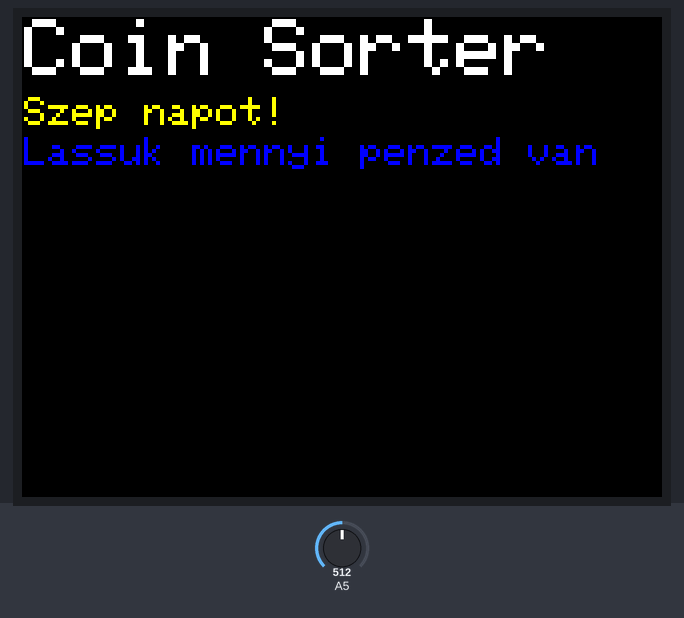
Recording of a sketch running on a simulated Arduino Leonardo, built with avr-gcc and run on an emulated ATmega32U4. Parts: 320×240 colour display. The inputs (shaded band) are chosen by the test bench; at power-on: A5 = 512. What the sketch prints to the serial monitor is not drawn.

Above: at 1.4 s.
1.5 s: A5 set to 109
3.4 s: A5 set to 92
At 4.7 s:
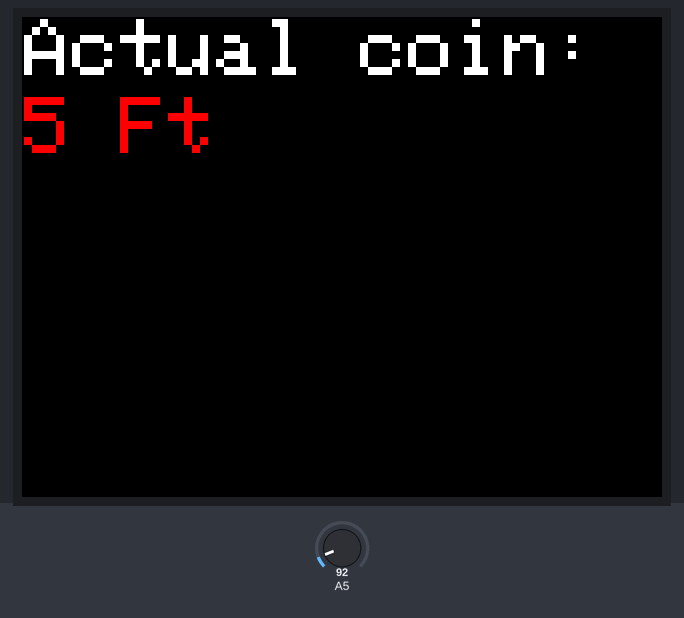
7.4 s: A5 set to 50
At 10.6 s:
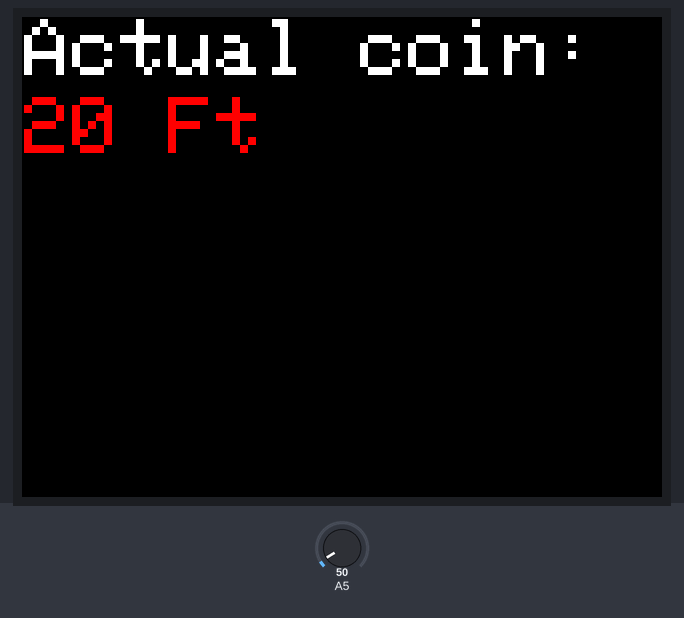
10.9 s: A5 set to 110
Timing chart, 0 to 13.4 s (numbered marks = the images above; inputs shaded):
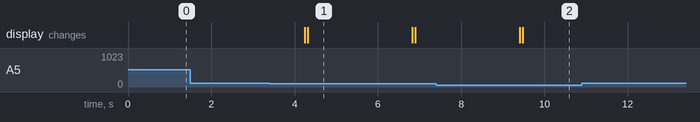

Measured:
- the behaviour switches between 100 and 99 on A5 (found by bisection; images 0 and 1)
- after the input at 1.5 s, every drawn part: stays the same
- after the input at 3.4 s, the display: first changes after 0.84 s (image 1 shows a later state)
- after the input at 7.4 s, the display: first differs from a run without the input after 2.1 s (image 2)
- after the input at 10.9 s, every drawn part: stays the same
- what the display in image 1 shows lasts 2.5 s, from 4.3 s to 6.8 s

The sketch:

proba.ino
```cpp
#include <Adafruit_GFX.h>    // Core graphics library
#include <Adafruit_TFTLCD.h> // Hardware-specific library

#define LCD_CS A3 // Chip Select goes to Analog 3
#define LCD_CD A2 // Command/Data goes to Analog 2
#define LCD_WR A1 // LCD Write goes to Analog 1
#define LCD_RD A0 // LCD Read goes to Analog 0

#define LCD_RESET A4 // Can alternately just connect to Arduino's reset pin

#define  BLACK   0x0000
#define BLUE    0x001F
#define RED     0xF800
#define GREEN   0x07E0
#define CYAN    0x07FF
#define MAGENTA 0xF81F
#define YELLOW  0xFFE0
#define WHITE   0xFFFF

Adafruit_TFTLCD tft(LCD_CS, LCD_CD, LCD_WR, LCD_RD, LCD_RESET);

void setup() {
  Serial.begin(9600);
  Serial.println(F("TFT LCD test"));
  Serial1.begin(9600);

#ifdef USE_ADAFRUIT_SHIELD_PINOUT
  Serial.println(F("Using Adafruit 2.8\" TFT Arduino Shield Pinout"));
#else
  Serial.println(F("Using Adafruit 2.8\" TFT Breakout Board Pinout"));
#endif

  Serial.print("TFT size is "); Serial.print(tft.width()); Serial.print("x"); Serial.println(tft.height());

  tft.reset();

  uint16_t identifier = tft.readID();
  if (identifier = 101) {
    identifier = 0x9341;
  }

  if (identifier == 0x9325) {
    Serial.println(F("Found ILI9325 LCD driver"));
  } else if (identifier == 0x9328) {
    Serial.println(F("Found ILI9328 LCD driver"));
  } else if (identifier == 0x7575) {
    Serial.println(F("Found HX8347G LCD driver"));
  } else if (identifier == 0x9341) {
    Serial.println(F("Found ILI9341 LCD driver"));
  } else if (identifier == 0x8357) {
    Serial.println(F("Found HX8357D LCD driver"));
  } else {
    Serial.print(F("Unknown LCD driver chip: "));
    Serial.println(identifier, HEX);
    Serial.println(F("If using the Adafruit 2.8\" TFT Arduino shield, the line:"));
    Serial.println(F("  #define USE_ADAFRUIT_SHIELD_PINOUT"));
    Serial.println(F("should appear in the library header (Adafruit_TFT.h)."));
    Serial.println(F("If using the breakout board, it should NOT be #defined!"));
    Serial.println(F("Also if using the breakout, double-check that all wiring"));
    Serial.println(F("matches the tutorial."));
    return;
  }

  tft.begin(identifier);
  tft.setRotation(1);
  welcome();
}

//int sum = 0;
void loop() {
  tft.setRotation(1);

Serial.println(); Serial.println(analogRead(A5));

  int solar = analogRead(A5);
  Serial.println(solar);
  coinsput(solar);
 delay (2000);

}

bool coinsput(int solar)
{
  bool van_erme = false;
  if ( solar < 100 ) {
   van_erme = true;
  }
  bool r = false;
  if (van_erme) {
    r = true;
  }
  while (van_erme) {
    //erme vizsgálat hogy milyen érme van

    //cimek:0-5-ig 5-200-ig növekvősorrendbe
    //6 -> össz érme


    String erme_neve = ""; //ide a megvizsgált érme neve kell (5-200)

    if ( solar < 20 ) {
      erme_neve = 200;
    }
    else {
      if ( solar < 30 ) {
        erme_neve = 100;
      }
      else {
        if ( solar < 40 ) {
          erme_neve = 50;
        }
        else {
          if ( solar < 60 ) {
            erme_neve = 20;
          }
          else {
            if ( solar < 80 ) {
              erme_neve = 10;
            }
            else {
              if ( solar < 100 ) {
                erme_neve = 5;
              }
            }
          }
        }
      }
    }

    tft.fillScreen(BLACK);
  unsigned long start = micros();
  tft.setCursor(1, 1);
  tft.setTextColor(WHITE);  tft.setTextSize(4);
  tft.println("Actual coin:");
  tft.setCursor(1, 40);
  tft.setTextColor(RED); tft.setTextSize(4);
  tft.print(erme_neve); tft.println(" Ft");
    van_erme = false;
    delay(500);
  }

  return r;
}


unsigned long welcome() {
  tft.fillScreen(BLACK);
  unsigned long start = micros();
  tft.setCursor(1, 1);
  tft.setTextColor(WHITE);  tft.setTextSize(4);
  tft.println("Coin Sorter");
  tft.setCursor(1, 40);
  tft.setTextColor(YELLOW); tft.setTextSize(2);
  tft.println("Szep napot!");
  tft.setCursor(1, 60);
  tft.setTextColor(BLUE); tft.setTextSize(2);
  tft.println("Lassuk mennyi penzed van");   Serial.println(F("Lassuk mennyi penzed van :)"));

  return micros() - start;
}
```
